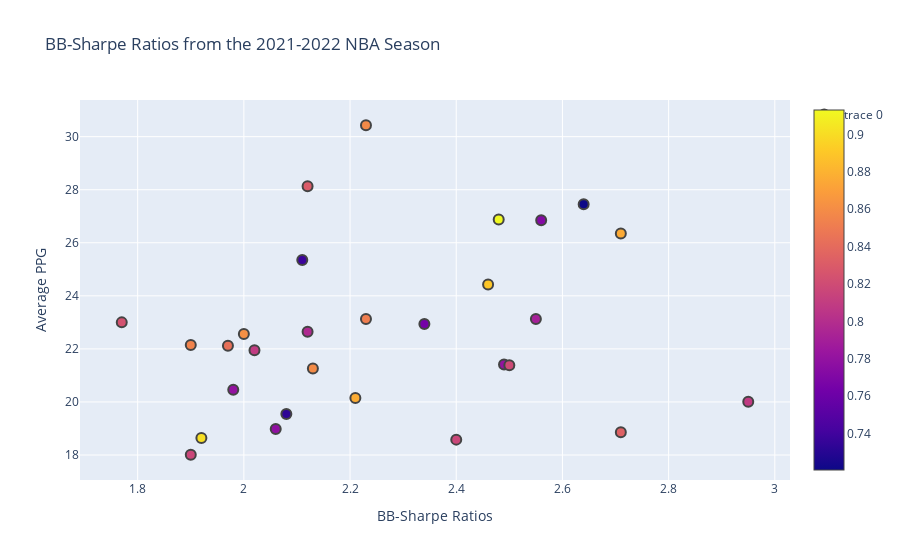

The code cell stored with this chart in its notebook:
### Code cell
#
fig = go.Figure()

fig.add_trace(go.Scatter(
    x = np.round(TS_201718['nbaBB Sharpe'], 2), y = np.round(TS_201718['Average PPG'], 2)
    , mode = 'markers'
    , marker = dict(color = TS_201718['Average FTPER'])
    , text = TS_201718['Player'], marker = dict(showscale = True)
))

fig.update_traces(marker_line_width = 2, marker_size = 10)
fig.update_layout(title = 'BB-Sharpe Ratios from the 2021-2022 NBA Season'
                    , xaxis_title = 'BB-Sharpe Ratios'
                    , yaxis_title = 'Average PPG'
                    , showlegend = True
                    , autosize = True)

fig

### Figure 1 — Plotly figure (JSON) as saved in the notebook; plotly's stock layout.template omitted (floating-point values rounded to 4 significant figures)
{"data": [{"marker": {"color": [0.8584, 0.8297, 0.7206, 0.7724, 0.913, 0.8756, 0.7381, 0.8897, 0.8517, 0.7905, 0.8238, 0.7647, 0.797, 0.8619, 0.8547, 0.8431, 0.8096, 0.7802, 0.8185, 0.8588, 0.7803, 0.8768, 0.809, 0.733, 0.778, 0.8336, 0.8168, 0.9011, 0.8167], "line": {"width": 2}, "showscale": true, "size": 10}, "mode": "markers", "text": ["James Harden", "Anthony Davis", "LeBron James", "Giannis Antetokounmpo", "Damian Lillard", "Kevin Durant", "Russell Westbrook", "Kyrie Irving", "LaMarcus Aldridge", "Victor Oladipo", "DeMar DeRozan", "Joel Embiid", "Bradley Beal", "Lou Williams", "Jimmy Butler", "Kemba Walker", "Paul George", "Blake Griffin", "CJ McCollum", "Karl-Anthony Towns", "Donovan Mitchell", "Khris Middleton", "Klay Thompson", "T.J. Warren", "Jrue Holiday", "Harrison Barnes", "Tobias Harris", "Chris Paul", "Eric Gordon"], "type": "scatter", "x": [2.23, 2.12, 2.64, 2.56, 2.48, 2.71, 2.11, 2.46, 2.23, 2.55, 1.77, 2.34, 2.12, 2, 1.9, 1.97, 2.02, 2.49, 2.5, 2.13, 1.98, 2.21, 2.95, 2.08, 2.06, 2.71, 2.4, 1.92, 1.9], "y": [30.43, 28.13, 27.45, 26.85, 26.88, 26.35, 25.35, 24.43, 23.13, 23.13, 23, 22.94, 22.65, 22.56, 22.15, 22.12, 21.95, 21.41, 21.38, 21.26, 20.46, 20.15, 20.01, 19.55, 18.98, 18.86, 18.58, 18.64, 18.01]}], "layout": {"autosize": true, "showlegend": true, "title": {"text": "BB-Sharpe Ratios from the 2021-2022 NBA Season"}, "xaxis": {"title": {"text": "BB-Sharpe Ratios"}}, "yaxis": {"title": {"text": "Average PPG"}}}}
